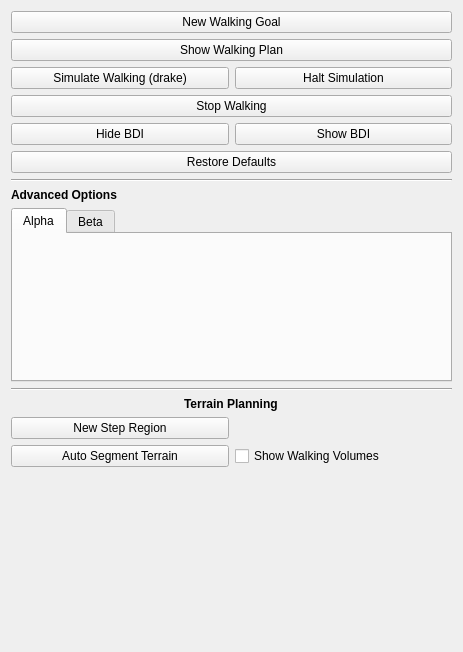
<?xml version="1.0" encoding="UTF-8"?>
<ui version="4.0">
 <class>footsteps</class>
 <widget class="QWidget" name="footsteps">
  <property name="geometry">
   <rect>
    <x>0</x>
    <y>0</y>
    <width>463</width>
    <height>652</height>
   </rect>
  </property>
  <property name="windowTitle">
   <string>Footsteps</string>
  </property>
  <layout class="QGridLayout" name="gridLayout">
   <item row="24" column="0" colspan="2">
    <spacer name="verticalSpacer">
     <property name="orientation">
      <enum>Qt::Vertical</enum>
     </property>
     <property name="sizeHint" stdset="0">
      <size>
       <width>20</width>
       <height>40</height>
      </size>
     </property>
    </spacer>
   </item>
   <item row="4" column="1">
    <widget class="QPushButton" name="haltSimulationDrakeButton">
     <property name="text">
      <string>Halt Simulation</string>
     </property>
    </widget>
   </item>
   <item row="4" column="0">
    <widget class="QPushButton" name="simulateDrakeButton">
     <property name="text">
      <string>Simulate Walking (drake)</string>
     </property>
    </widget>
   </item>
   <item row="23" column="1">
    <widget class="QCheckBox" name="showWalkingVolumesCheck">
     <property name="text">
      <string>Show Walking Volumes</string>
     </property>
    </widget>
   </item>
   <item row="5" column="0" colspan="2">
    <widget class="QPushButton" name="stopButton">
     <property name="text">
      <string>Stop Walking</string>
     </property>
    </widget>
   </item>
   <item row="6" column="1">
    <widget class="QPushButton" name="showBDIButton">
     <property name="text">
      <string>Show BDI</string>
     </property>
    </widget>
   </item>
   <item row="21" column="0">
    <widget class="QPushButton" name="newRegionSeedButton">
     <property name="text">
      <string>New Step Region</string>
     </property>
    </widget>
   </item>
   <item row="3" column="0" colspan="2">
    <widget class="QPushButton" name="walkingPlanButton">
     <property name="text">
      <string>Show Walking Plan</string>
     </property>
    </widget>
   </item>
   <item row="0" column="0" colspan="2">
    <widget class="QPushButton" name="walkingGoalButton">
     <property name="text">
      <string>New Walking Goal</string>
     </property>
    </widget>
   </item>
   <item row="6" column="0">
    <widget class="QPushButton" name="hideBDIButton">
     <property name="text">
      <string>Hide BDI</string>
     </property>
    </widget>
   </item>
   <item row="19" column="0" colspan="2" alignment="Qt::AlignHCenter">
    <widget class="QLabel" name="label">
     <property name="font">
      <font>
       <weight>75</weight>
       <bold>true</bold>
      </font>
     </property>
     <property name="text">
      <string>Terrain Planning</string>
     </property>
    </widget>
   </item>
   <item row="23" column="0">
    <widget class="QPushButton" name="autoIRISSegmentationButton">
     <property name="text">
      <string>Auto Segment Terrain</string>
     </property>
    </widget>
   </item>
   <item row="7" column="0" colspan="2">
    <widget class="QPushButton" name="restoreDefaultsButton">
     <property name="text">
      <string>Restore Defaults</string>
     </property>
    </widget>
   </item>
   <item row="18" column="0" colspan="2">
    <widget class="Line" name="line_2">
     <property name="orientation">
      <enum>Qt::Horizontal</enum>
     </property>
    </widget>
   </item>
   <item row="8" column="0" colspan="2">
    <widget class="Line" name="line">
     <property name="orientation">
      <enum>Qt::Horizontal</enum>
     </property>
    </widget>
   </item>
   <item row="17" column="0" colspan="2">
    <widget class="QTabWidget" name="tabWidget">
     <property name="currentIndex">
      <number>0</number>
     </property>
     <widget class="QWidget" name="paramsOneContainer">
      <attribute name="title">
       <string>Alpha</string>
      </attribute>
     </widget>
     <widget class="QWidget" name="paramsTwoContainer">
      <attribute name="title">
       <string>Beta</string>
      </attribute>
     </widget>
    </widget>
   </item>
   <item row="10" column="0">
    <widget class="QLabel" name="label_2">
     <property name="font">
      <font>
       <weight>75</weight>
       <bold>true</bold>
      </font>
     </property>
     <property name="cursor">
      <cursorShape>ArrowCursor</cursorShape>
     </property>
     <property name="text">
      <string>Advanced Options</string>
     </property>
    </widget>
   </item>
  </layout>
 </widget>
 <resources/>
 <connections/>
</ui>
